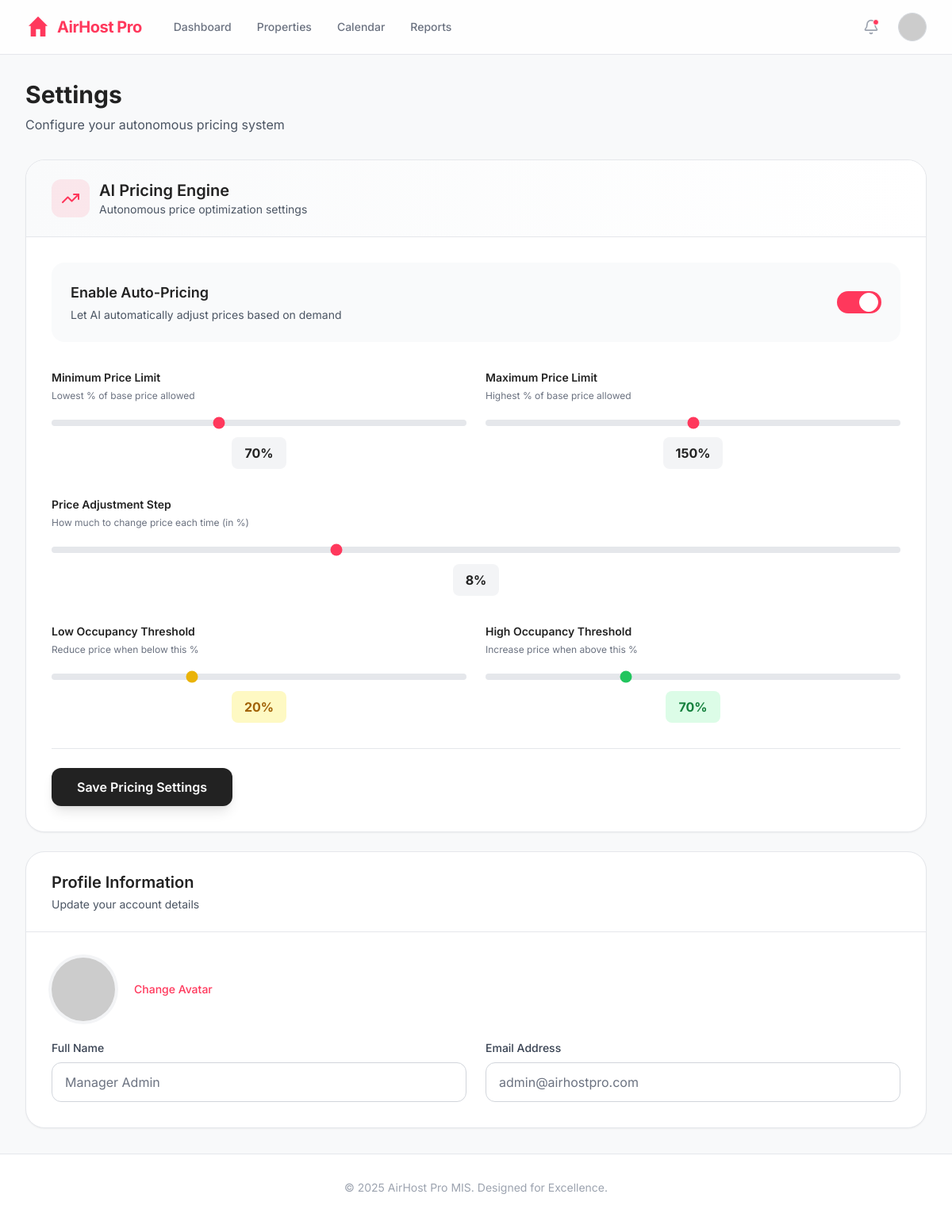
The app's page /settings (signed in) with its own data.
### models.py (models this page shows, shortened)
class Settings(db.Model):
    id = db.Column(db.Integer, primary_key=True)
    key = db.Column(db.String(50), unique=True)
    value = db.Column(db.String(100))
    @staticmethod
    def get(key, default=None):
        setting = Settings.query.filter_by(key=key).first()
        return setting.value if setting else default

### app.py (the view)
@app.route('/settings')
def settings():
    auto_pricing = Settings.get('auto_pricing_enabled', 'true')
    price_min = Settings.get('price_min_percent', '70')
    price_max = Settings.get('price_max_percent', '150')
    price_step = Settings.get('price_step_percent', '8')
    low_threshold = Settings.get('low_occupancy_threshold', '20')
    high_threshold = Settings.get('high_occupancy_threshold', '70')
    return render_template('settings.html',
                         active_page='settings',
                         notifications=session.get('notifications', []),
                         auto_pricing_enabled=auto_pricing,
                         price_min_percent=price_min,
                         price_max_percent=price_max,
                         price_step_percent=price_step,
                         low_occupancy_threshold=low_threshold,
                         high_occupancy_threshold=high_threshold)

### app.py (called while the page is built)
@app.before_request
def require_login():
    allowed_routes = ['login', 'static', 'api_simulate', 'api_notifications']
    if request.endpoint not in allowed_routes and 'user' not in session:
        return redirect(url_for('login'))

### templates/settings.html (shortened to what this page needs)
{% extends "base.html" %}
{% block content %}
<div class="max-w-6xl mx-auto space-y-6">
    <div class="mb-8">
        <h1 class="text-3xl font-bold text-neutral">Settings</h1>
        <p class="text-gray-600 mt-2">Configure your autonomous pricing system</p>
    </div>
    <div class="bg-white rounded-3xl border border-gray-200 shadow-sm overflow-hidden">
        <div class="px-8 py-6 border-b border-gray-200 bg-gradient-to-r from-gray-50 to-white">
            <div class="flex items-center gap-3">
                <div class="w-12 h-12 rounded-xl bg-primary/10 flex items-center justify-center">
                    <i data-lucide="trending-up" class="w-6 h-6 text-primary"></i>
                </div>
                <div>
                    <h2 class="text-xl font-semibold text-neutral">AI Pricing Engine</h2>
                    <p class="text-sm text-gray-600">Autonomous price optimization settings</p>
                </div>
            </div>
        </div>
        <form action="/update_settings" method="POST" class="p-8">
            <div class="space-y-8">
                <div class="flex items-center justify-between p-6 bg-gray-50 rounded-2xl">
                    <div>
                        <h3 class="font-semibold text-neutral text-lg">Enable Auto-Pricing</h3>
                        <p class="text-sm text-gray-600 mt-1">Let AI automatically adjust prices based on demand</p>
                    </div>
                    <label class="relative inline-flex items-center cursor-pointer">
                        <div
                            class="w-14 h-7 bg-gray-300 peer-focus:outline-none peer-focus:ring-4 peer-focus:ring-red-100 rounded-full peer peer-checked:after:translate-x-full peer-checked:after:border-white after:content-[''] after:absolute after:top-0.5 after:left-[4px] after:bg-white after:border-gray-300 after:border after:rounded-full after:h-6 after:w-6 after:transition-all peer-checked:bg-primary">
                        </div>
                    </label>
                </div>
                <div class="grid grid-cols-1 md:grid-cols-2 gap-6">
                    <div class="space-y-3">
                        <label class="block">
                            <span class="text-sm font-semibold text-neutral">Minimum Price Limit</span>
                            <p class="text-xs text-gray-500 mt-1">Lowest % of base price allowed</p>
                        </label>
                        <div class="relative">
                            <input type="range" name="price_min_percent" min="50" max="100"
                                value="{{ price_min_percent }}"
                                class="w-full h-2 bg-gray-200 rounded-lg appearance-none cursor-pointer accent-primary"
                                oninput="this.nextElementSibling.textContent = this.value + '%'">
                            <div class="text-center mt-2">
                                <span class="inline-block px-4 py-2 bg-gray-100 rounded-lg font-bold text-neutral">{{
                                    price_min_percent }}%</span>
                            </div>
                        </div>
                    </div>
                    <div class="space-y-3">
                        <label class="block">
                            <span class="text-sm font-semibold text-neutral">Maximum Price Limit</span>
                            <p class="text-xs text-gray-500 mt-1">Highest % of base price allowed</p>
                        </label>
                        <div class="relative">
                            <input type="range" name="price_max_percent" min="100" max="200"
                                value="{{ price_max_percent }}"
                                class="w-full h-2 bg-gray-200 rounded-lg appearance-none cursor-pointer accent-primary"
                                oninput="this.nextElementSibling.textContent = this.value + '%'">
                            <div class="text-center mt-2">
                                <span class="inline-block px-4 py-2 bg-gray-100 rounded-lg font-bold text-neutral">{{
                                    price_max_percent }}%</span>
                            </div>
                        </div>
                    </div>
                </div>
                <div class="space-y-3">
                    <label class="block">
                        <span class="text-sm font-semibold text-neutral">Price Adjustment Step</span>
                        <p class="text-xs text-gray-500 mt-1">How much to change price each time (in %)</p>
                    </label>
                    <div class="relative">
                        <input type="range" name="price_step_percent" min="2" max="20" value="{{ price_step_percent }}"
                            class="w-full h-2 bg-gray-200 rounded-lg appearance-none cursor-pointer accent-primary"
                            oninput="this.nextElementSibling.textContent = this.value + '%'">
                        <div class="text-center mt-2">
                            <span class="inline-block px-4 py-2 bg-gray-100 rounded-lg font-bold text-neutral">{{
                                price_step_percent }}%</span>
                        </div>
                    </div>
                </div>
                <div class="grid grid-cols-1 md:grid-cols-2 gap-6">
                    <div class="space-y-3">
                        <label class="block">
                            <span class="text-sm font-semibold text-neutral">Low Occupancy Threshold</span>
                            <p class="text-xs text-gray-500 mt-1">Reduce price when below this %</p>
                        </label>
                        <div class="relative">
                            <input type="range" name="low_occupancy_threshold" min="10" max="40"
                                value="{{ low_occupancy_threshold }}"
                                class="w-full h-2 bg-gray-200 rounded-lg appearance-none cursor-pointer accent-yellow-500"
                                oninput="this.nextElementSibling.textContent = this.value + '%'">
                            <div class="text-center mt-2">
                                <span
                                    class="inline-block px-4 py-2 bg-yellow-100 rounded-lg font-bold text-yellow-700">{{
                                    low_occupancy_threshold }}%</span>
                            </div>
                        </div>
                    </div>
                    <div class="space-y-3">
                        <label class="block">
                            <span class="text-sm font-semibold text-neutral">High Occupancy Threshold</span>
                            <p class="text-xs text-gray-500 mt-1">Increase price when above this %</p>
                        </label>
                        <div class="relative">
                            <input type="range" name="high_occupancy_threshold" min="60" max="90"
                                value="{{ high_occupancy_threshold }}"
                                class="w-full h-2 bg-gray-200 rounded-lg appearance-none cursor-pointer accent-green-500"
                                oninput="this.nextElementSibling.textContent = this.value + '%'">
                            <div class="text-center mt-2">
                                <span class="inline-block px-4 py-2 bg-green-100 rounded-lg font-bold text-green-700">{{
                                    high_occupancy_threshold }}%</span>
                            </div>
                        </div>
                    </div>
                </div>
                <div class="pt-6 border-t border-gray-200">
                    <button type="submit"
                        class="w-full md:w-auto px-8 py-3 bg-neutral hover:bg-black text-white font-semibold rounded-xl transition-all shadow-lg">
                        Save Pricing Settings
                    </button>
                </div>
            </div>
        </form>
    </div>
    <div class="bg-white rounded-3xl border border-gray-200 shadow-sm overflow-hidden">
        <div class="px-8 py-6 border-b border-gray-200">
            <h2 class="text-xl font-semibold text-neutral">Profile Information</h2>
            <p class="text-sm text-gray-600 mt-1">Update your account details</p>
        </div>
        <div class="p-8 space-y-6">
            <div class="flex items-center gap-6">
                <img src="https://api.dicebear.com/7.x/avataaars/svg?seed=Manager" alt="Avatar"
                    class="w-20 h-20 rounded-full bg-gray-100 ring-4 ring-gray-100">
                <button class="text-primary font-medium text-sm hover:underline">Change Avatar</button>
            </div>
            <div class="grid grid-cols-1 md:grid-cols-2 gap-6">
                <div>
                    <label class="block text-sm font-medium text-gray-700 mb-2">Full Name</label>
                    <input type="text" value="Manager Admin"
                        class="w-full border border-gray-300 rounded-xl px-4 py-3 focus:ring-2 focus:ring-primary focus:border-transparent outline-none text-gray-500"
                        readonly>
                </div>
                <div>
                    <label class="block text-sm font-medium text-gray-700 mb-2">Email Address</label>
                    <input type="email" value="admin@airhostpro.com"
                        class="w-full border border-gray-300 rounded-xl px-4 py-3 focus:ring-2 focus:ring-primary focus:border-transparent outline-none text-gray-500"
                        readonly>
                </div>
            </div>
        </div>
    </div>
</div>
{% endblock %}

### templates/base.html (shortened to what this page needs)
<!DOCTYPE html>
<html lang="en">
<head>
    <script src="https://cdn.tailwindcss.com"></script>
</head>
<body class="bg-[#F8F9FA] text-[#222222] antialiased min-h-screen flex flex-col">
    <nav class="border-b border-gray-200 sticky top-0 bg-white/80 backdrop-blur-md z-50">
        <div class="max-w-7xl mx-auto px-4 sm:px-6 lg:px-8">
            <div class="flex justify-between h-18 items-center py-4">
                <div class="flex items-center gap-10">
                    <a href="/" class="flex items-center gap-2 group">
                        <div class="w-8 h-8 text-primary group-hover:scale-110 transition-transform duration-200">
                            <svg viewBox="0 0 24 24" fill="currentColor" class="w-full h-full">
                                <path d="M12 2L3 11H5V21H10V14H14V21H19V11H21L12 2Z" />
                            </svg>
                        </div>
                        <span class="text-xl font-bold text-primary tracking-tight">AirHost Pro</span>
                    </a>
                    <div class="hidden md:flex items-center space-x-8">
                        <a href="/"
                            class="text-sm font-medium hover:text-primary transition-colors {{ 'text-neutral border-b-2 border-neutral' if active_page == 'dashboard' else 'text-gray-500' }} py-1">Dashboard</a>
                        <a href="/properties"
                            class="text-sm font-medium hover:text-primary transition-colors {{ 'text-neutral border-b-2 border-neutral' if active_page == 'properties' else 'text-gray-500' }} py-1">Properties</a>
                        <a href="/calendar"
                            class="text-sm font-medium hover:text-primary transition-colors {{ 'text-neutral border-b-2 border-neutral' if active_page == 'calendar' else 'text-gray-500' }} py-1">Calendar</a>
                        <a href="/reports"
                            class="text-sm font-medium hover:text-primary transition-colors {{ 'text-neutral border-b-2 border-neutral' if active_page == 'reports' else 'text-gray-500' }} py-1">Reports</a>
                    </div>
                </div>
                <div class="flex items-center gap-4">
                    <div class="relative">
                        <button onclick="toggleDropdown('notifDropdown')"
                            class="p-2 text-gray-400 hover:text-gray-600 rounded-full hover:bg-gray-100 relative focus:outline-none transition-colors">
                            <i data-lucide="bell" class="w-5 h-5"></i>
                            <span
                                class="absolute top-2 right-2 w-2 h-2 bg-primary rounded-full border border-white"></span>
                        </button>
                    </div>
                    <div class="relative">
                        <div onclick="toggleDropdown('profileDropdown')"
                            class="w-9 h-9 rounded-full bg-gray-200 border border-gray-300 overflow-hidden cursor-pointer hover:ring-2 hover:ring-primary hover:ring-offset-2 transition-all">
                            <img src="https://api.dicebear.com/7.x/avataaars/svg?seed=Manager" alt="User">
                        </div>
                    </div>
                </div>
            </div>
        </div>
    </nav>
    <main class="flex-grow max-w-7xl w-full mx-auto px-4 sm:px-6 lg:px-8 py-8">
        {% block content %}{% endblock %}
    </main>
    <footer class="border-t border-gray-200 py-8 bg-white mt-auto">
        <div class="max-w-7xl mx-auto px-4 text-center text-gray-400 text-sm">
            <p>&copy; 2025 AirHost Pro MIS. Designed for Excellence.</p>
        </div>
    </footer>
</body>
</html>

### templates/base.html (style rules this page uses)
body { font-family: 'Inter', sans-serif; }

### records on screen
Settings: price_min_percent "70", value "70"
Settings: price_max_percent "150", value "150"
Settings: low_occupancy_threshold "20", value "20"
Settings: high_occupancy_threshold "70", value "70"

### other values on screen
{{ price_step_percent }} "8"
